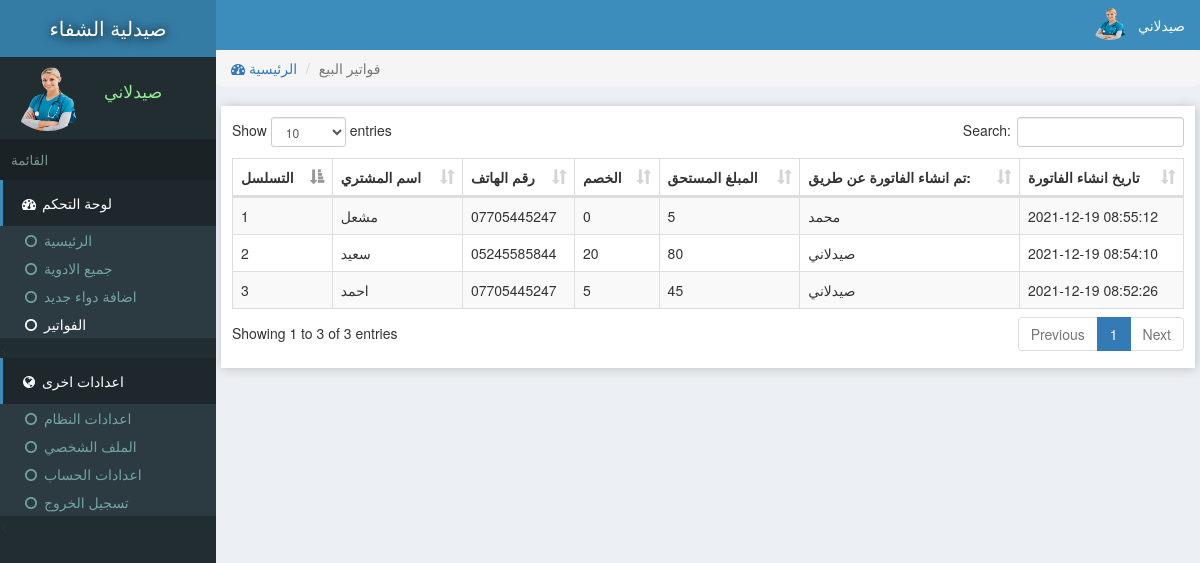
Screenshot of /reports.php (signed in) with the database file from the repository.
### tables this page shows
CREATE TABLE `site` (
  `id` int(11) NOT NULL,
  `title` varchar(222) NOT NULL,
  `name` varchar(222) NOT NULL
);

CREATE TABLE `users` (
  `id` int(11) NOT NULL,
  `email` varchar(222) NOT NULL,
  `password` varchar(222) NOT NULL,
  `name` varchar(222) NOT NULL,
  `pic` varchar(222) NOT NULL,
  `number` varchar(222) NOT NULL,
  `date` timestamp NOT NULL DEFAULT current_timestamp()
);

CREATE TABLE `sold` (
  `id` int(11) NOT NULL,
  `name` varchar(222) NOT NULL,
  `contact` varchar(222) NOT NULL,
  `discount` varchar(222) NOT NULL,
  `item` varchar(222) NOT NULL,
  `amount` varchar(222) NOT NULL,
  `userId` int(11) NOT NULL,
  `date` timestamp NOT NULL DEFAULT current_timestamp()
);

### assets/db.php (called while the page is built, shortened)
<?php
    $con = new mysqli('localhost','root','','store');
    $array = $con->query("select * from users where id ='$_SESSION[userId]'");
    $user = $array->fetch_assoc();
?>

### reports.php (the view, shortened to what this page needs)
<?php require "assets/function.php" ?>
<?php require 'assets/db.php';?>
<!DOCTYPE html>
<html>
<head>
<link rel="stylesheet" href="js/datatables.net-bs/css/dataTables.bootstrap.min.css">
  <?php require "assets/autoloader.php" ?>
</head>
<body style="background: #ECF0F5;padding:0;margin:0">
<div class="dashboard" style="position: fixed;width: 18%;height: 100%;background:#222D32">
  <div style="background:#357CA5;padding: 14px 3px;color:white;font-size: 15pt;text-align: center;text-shadow: 1px 1px 11px black">
    <a href="index.php" style="color: white;text-decoration: none;"><?php echo strtoupper(siteName()); ?> </a>
  </div>
  <div class="flex" style="padding: 3px 7px;margin:5px 2px;">
    <div><img src="photo/<?php echo $user['pic'] ?>" class='img-circle' style='width: 77px;height: 66px'></div>
    <div style="color:lightgreen;font-size: 13pt;padding: 14px 7px;margin-left: 11px;"><?php echo ucfirst($user['name']); ?></div>
  </div>
  <div style="background: #1A2226;font-size: 10pt;padding: 11px;color: #79978F">القائمة</div>
  <div>
    <div style="background:#1E282C;color: white;padding: 13px 17px;border-left: 3px solid #3C8DBC;"><span><i class="fa fa-dashboard fa-fw"></i> لوحة التحكم</span></div>
    <div class="item">
      <ul class="nostyle zero">
        <a href="index.php"><li ><i class="fa fa-circle-o fa-fw"></i> الرئيسية</li></a>
        <a href="inventeries.php"><li ><i class="fa fa-circle-o fa-fw"></i> جميع الادوية</li></a>
       <a href="addnew.php"><li><i class="fa fa-circle-o fa-fw"></i> اضافة دواء جديد</li></a>
        <a href="reports.php"><li style="color: white"><i class="fa fa-circle-o fa-fw"></i> الفواتير</li></a>
      </ul><
    </div>
  </div>
  <div style="background:#1E282C;color: white;padding: 13px 17px;border-left: 3px solid #3C8DBC;"><span><i class="fa fa-globe fa-fw"></i> اعدادات اخرى</span></div>
  <div class="item">
      <ul class="nostyle zero">
        <a href="sitesetting.php"><li><i class="fa fa-circle-o fa-fw"></i> اعدادات النظام</li></a>
       <a href="profile.php"><li><i class="fa fa-circle-o fa-fw"></i> الملف الشخصي</li></a>
        <a href="accountSetting.php"><li><i class="fa fa-circle-o fa-fw"></i> اعدادات الحساب</li></a>
        <a href="logout.php"><li><i class="fa fa-circle-o fa-fw"></i> تسجيل الخروج</li></a>
      </ul><
    </div>
</div>
<div class="marginLeft" >
  <div style="color:white;background:#3C8DBC" >
    <div class="pull-right flex rightAccount" style="padding-right: 11px;padding: 7px;">
      <div><img src="photo/<?php echo $user['pic'] ?>" style='width: 41px;height: 33px;' class='img-circle'></div>
      <div style="padding: 8px"><?php echo ucfirst($user['name']) ?></div>
    </div>
  </div>
  <div class="content">
   <ol class="breadcrumb ">
        <li><a href="index.php"><i class="fa fa-dashboard"></i> الرئيسية</a></li>
        <li class="active">فواتير البيع</li>
    </ol>
  <div class="tableBox" >
    <table id="dataTable" class="table table-bordered table-striped" style="z-index: -1">
      <thead>
        <th>التسلسل</th>
        <th>اسم المشتري</th>
        <th>رقم الهاتف</th>
        <th>الخصم</th>
        <th>المبلغ المستحق</th>
        <th>تم انشاء الفاتورة عن طريق:</th>
        <th>تاريخ انشاء الفاتورة</th>
      </thead>
     <tbody>
      <?php $i=0;
          $array = $con->query("select * from sold ORDER BY date DESC");
        while ($row = $array->fetch_assoc())
        {
          $i=$i+1;
        ?>
          <tr>
            <td><?php echo $i; ?></td>
            <td><?php echo $row['name']; ?></td>
            <td><?php echo $row['contact']; ?></td>
            <td><?php echo $row['discount']; ?></td>
            <td><?php echo $row['amount']; ?></td>
            <td><?php echo getAdminName($row['userId']); ?></td>
            <td><?php echo $row['date']; ?></td>
          </tr>
      <?php
        }
       ?>
     </tbody>
    </table>
  </div>
  </div>
</div>
</body>
</html>

### rows the page displays
site: name "صيدلية الشفاء"
users: pic (picture), name "صيدلاني"
sold: name "مشعل", contact "07705445247", discount "0", amount "5", userId.name "محمد", date "2021-12-19 08:55:12"
sold: name "سعيد", contact "05245585844", discount "20", amount "80", userId.name "صيدلاني", date "2021-12-19 08:54:10"
sold: name "احمد", contact "07705445247", discount "5", amount "45", userId.name "صيدلاني", date "2021-12-19 08:52:26"
